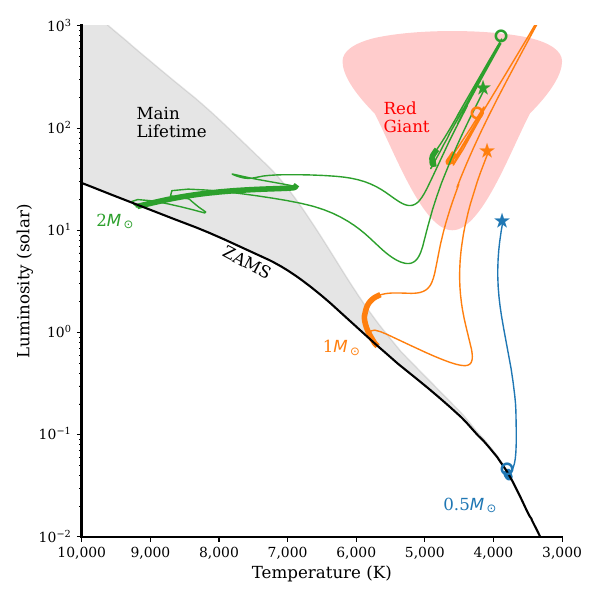

Write the Python code that produced this figure.
from astropy.io import ascii
from astropy.table import Table
import numpy as np
import matplotlib.pyplot as plt
import matplotlib.patches as patches


mods=Table()
mods['file']=['track0p5.csv','track1p0.csv','track2p0.csv']
mods['label']=["0.5","1","2"]
mods['age_max']=[13e9,11.45e9,1.35e9]
mods['Tms']=[3900,5900,9200]
mods['Lms']=[.02,.7,12]
mods['tms1']=[0.1,0.1,0.1]
mods['tms2']=[13,10.,1.06]
mods['trg1']=[13,11.34,1.15]
mods['trg2']=[0,11.44,1.32] # includes AGB

# diagnostic plots to check if the boundaries between long-lived phases are correct
for mod in mods:
	d=ascii.read(mod['file'])
	age=d['star_age']/1e9
	Teff=10**d['log_Teff']
	L=10**d['log_L']
	R=10**d['log_R']
	fig,ax=plt.subplots(3)
	ax[0].plot(age,Teff) ; ax[0].set_ylabel('Teff')
	ax[1].plot(age,L)    ; ax[1].set_ylabel('L')
	ax[2].plot(age,R)    ; ax[2].set_ylabel('R')
	ax[2].set_xlabel("age Gyr")
	ax[0].set_ylim(3000,16000)
	ax[2].set_ylim(0,30)
	for aax in ax:
		aax.axvline(mod['tms1'],linestyle='dotted',color='black')
		aax.axvline(mod['tms2'],linestyle='dotted',color='black')
		aax.axvline(mod['trg1'],linestyle='dotted',color='black')
		aax.axvline(mod['trg2'],linestyle='dotted',color='black')
		aax.set_xlim(.1,age.max())
		#aax.set_xlim(9,11.5)
	plt.tight_layout()

fig = plt.figure(figsize=(6, 6)) 
plt.rcParams['axes.labelsize'] = 12
ax=plt.gca()
ax.spines['right'].set_visible(False)
ax.spines['top'].set_visible(False)
ax.tick_params(axis='both', labelsize=10)
plt.rc('font',  family='serif', size=12)
plt.rc('text',  usetex=False)
for spine in ax.spines.values():
        spine.set_linewidth(2)  # Set the axis thickness
colors=plt.rcParams["axes.prop_cycle"].by_key()['color']
import matplotlib.ticker as ticker
ax.xaxis.set_major_formatter(ticker.StrMethodFormatter('{x:,.0f}')) # with commas

age_min=0.01

for i,mod in enumerate(mods):
	d=ascii.read(mod['file'])
	d=d[(d['star_age']<mod['age_max'])&(d['star_age']>age_min)]
	age=d['star_age']/1e9
	Teff=10**d['log_Teff']
	L=10**d['log_L']
	R=10**d['log_R']
	print(mod['label'],age.min(),age.max())
	plt.plot(Teff,L,label=mod['label'],color=colors[i],linewidth=1)
# phases
	for t1,t2,phase in zip([mod['tms1'],mod['trg1']],[mod['tms2'],mod['trg2']],['main_seq','red_giant']):
		l=np.where((age>t1)&(age<t2))
		if len(l[0])>0:
			plt.plot(Teff[l],L[l],color=colors[i],linewidth=4)
			print(f"{phase:12}: {t1:5.2f}-{t2:5.2f} Gyr, {int(Teff[l].min()):6}-{int(Teff[l].max()):6} K, "+
				f"{R[l].min():6.2f}-{R[l].max():6.2f} Rs  {L[l].min():6.1f}-{L[l].max():6.1f} Ls")
		else:
			print(f"{phase} does not occur, age range {t1:5.2f}-{t2:5.2f} Gyr")	
# start and end
	plt.text(Teff[0],L[0],r'$\star$',
		color=colors[i],ha="center",va="center",fontsize=30)
	plt.text(Teff[-1],L[-1],r'$\circ$',
		color=colors[i],ha="center",va="center",fontsize=30)
	do_mslab=True
	if do_mslab:
		plt.text(mod['Tms'],mod['Lms'],mod['label']+r'$M_\odot$',
			color=colors[i],ha='right',va='center')
	do_agelabs=False
	if do_agelabs:
		agelabs=[1,2,4,8]
		agelabs=[mod['age_ms']]
		for agelab in agelabs:
			if agelab<age.max():
				l=np.where(age<agelab)
				ilab=l[0][-1]
				plt.text(10**d[ilab]['log_Teff'],10**d[ilab]['log_L'],str(agelab),
					color=colors[i],ha="center",va="center",fontsize=20)
# ZAMS
d=ascii.read("isochrone_8.csv")
d=d[d['initial_mass']<4]
Tzams=10**d['log_Teff'] ; Lzams=10**d['log_L']
plt.plot(Tzams,Lzams,color="black")
plt.text(7600,4.7,'ZAMS',color="black",rotation=-28,ha='center',va='center')
plt.text(9200,80,"Main\nLifetime",color="black")
plt.fill(np.append(Tzams,Tzams[-1::-1]),np.append(Lzams,Lzams[-1::-1]*(1+Lzams[-1::-1]**1.2)),alpha=.2,color="grey")
# RGB
plt.show();ax.add_patch(patches.Ellipse((4600,450), 3200, 880, angle=0, facecolor='red', alpha=0.2))
plt.text(5600,90,"Red\nGiant",color="red")

plt.xlim(10000,3000)
plt.ylim(0.01,1000)
plt.yscale("log")
if not(do_mslab): plt.legend(title='Mass (solar)')
plt.xlabel(r"Temperature (K)")
plt.ylabel(r"Luminosity (solar)")

plt.tight_layout()
plt.savefig("tracks.pdf")